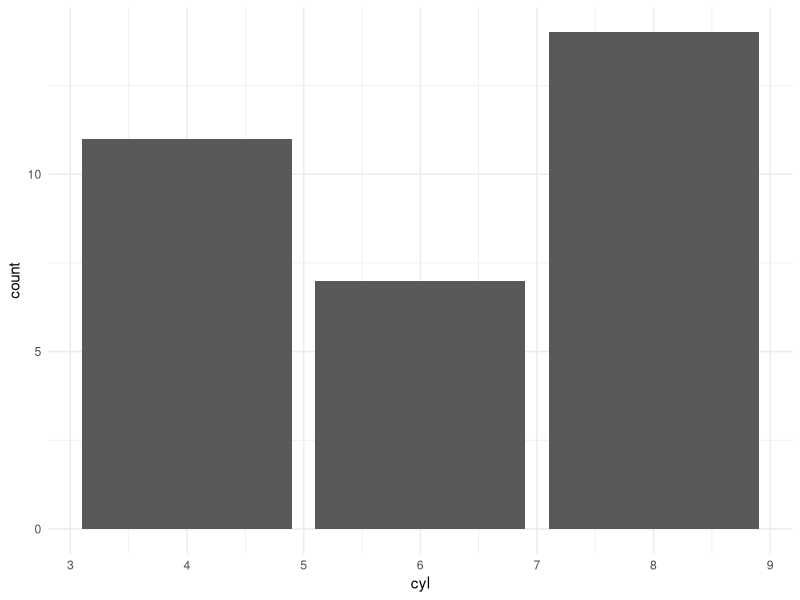

Here is the R script that generated this plot:
## ---- chunk 1
knitr::opts_chunk$set(echo = TRUE)
## ---- chunk 2
library(tidyverse)
mtcars %>% summary

## ---- chunk 3
mtcars %>% 
   ggplot() + 
   aes(x=cyl) + 
   geom_bar() + 
   theme_minimal()
